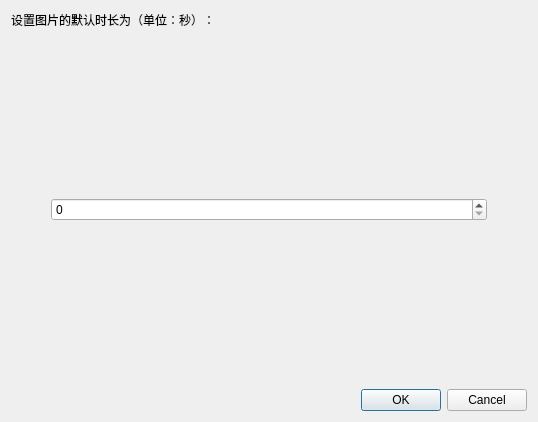
<?xml version="1.0" encoding="UTF-8"?>
<ui version="4.0">
 <class>imageDurationDialog</class>
 <widget class="QDialog" name="imageDurationDialog">
  <property name="geometry">
   <rect>
    <x>0</x>
    <y>0</y>
    <width>538</width>
    <height>422</height>
   </rect>
  </property>
  <property name="windowTitle">
   <string>设置图片素材默认时长</string>
  </property>
  <layout class="QVBoxLayout" name="verticalLayout">
   <item>
    <widget class="QLabel" name="label">
     <property name="font">
      <font>
       <family>微软雅黑</family>
      </font>
     </property>
     <property name="text">
      <string>设置图片的默认时长为（单位：秒）：</string>
     </property>
    </widget>
   </item>
   <item>
    <spacer name="verticalSpacer_2">
     <property name="orientation">
      <enum>Qt::Vertical</enum>
     </property>
     <property name="sizeType">
      <enum>QSizePolicy::Expanding</enum>
     </property>
     <property name="sizeHint" stdset="0">
      <size>
       <width>20</width>
       <height>80</height>
      </size>
     </property>
    </spacer>
   </item>
   <item>
    <layout class="QHBoxLayout" name="horizontalLayout">
     <item>
      <spacer name="horizontalSpacer">
       <property name="orientation">
        <enum>Qt::Horizontal</enum>
       </property>
       <property name="sizeType">
        <enum>QSizePolicy::Minimum</enum>
       </property>
       <property name="sizeHint" stdset="0">
        <size>
         <width>40</width>
         <height>20</height>
        </size>
       </property>
      </spacer>
     </item>
     <item>
      <widget class="QSpinBox" name="spinBox"/>
     </item>
     <item>
      <spacer name="horizontalSpacer_2">
       <property name="orientation">
        <enum>Qt::Horizontal</enum>
       </property>
       <property name="sizeType">
        <enum>QSizePolicy::Minimum</enum>
       </property>
       <property name="sizeHint" stdset="0">
        <size>
         <width>40</width>
         <height>20</height>
        </size>
       </property>
      </spacer>
     </item>
    </layout>
   </item>
   <item>
    <spacer name="verticalSpacer">
     <property name="orientation">
      <enum>Qt::Vertical</enum>
     </property>
     <property name="sizeType">
      <enum>QSizePolicy::Expanding</enum>
     </property>
     <property name="sizeHint" stdset="0">
      <size>
       <width>20</width>
       <height>80</height>
      </size>
     </property>
    </spacer>
   </item>
   <item>
    <widget class="QDialogButtonBox" name="buttonBox">
     <property name="orientation">
      <enum>Qt::Horizontal</enum>
     </property>
     <property name="standardButtons">
      <set>QDialogButtonBox::Cancel|QDialogButtonBox::Ok</set>
     </property>
    </widget>
   </item>
  </layout>
 </widget>
 <resources/>
 <connections>
  <connection>
   <sender>buttonBox</sender>
   <signal>accepted()</signal>
   <receiver>imageDurationDialog</receiver>
   <slot>accept()</slot>
   <hints>
    <hint type="sourcelabel">
     <x>248</x>
     <y>254</y>
    </hint>
    <hint type="destinationlabel">
     <x>157</x>
     <y>274</y>
    </hint>
   </hints>
  </connection>
  <connection>
   <sender>buttonBox</sender>
   <signal>rejected()</signal>
   <receiver>imageDurationDialog</receiver>
   <slot>reject()</slot>
   <hints>
    <hint type="sourcelabel">
     <x>316</x>
     <y>260</y>
    </hint>
    <hint type="destinationlabel">
     <x>286</x>
     <y>274</y>
    </hint>
   </hints>
  </connection>
 </connections>
</ui>
